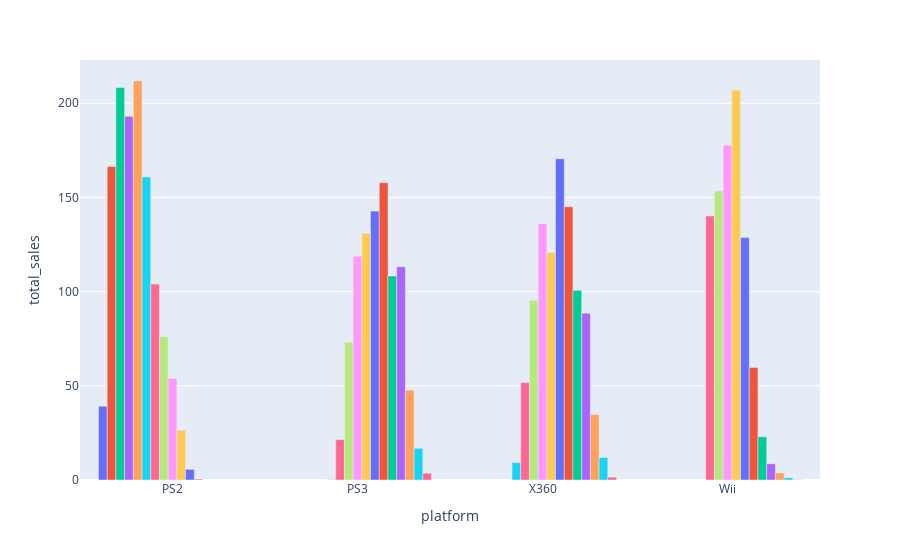

Here is the notebook cell this chart was saved with:
### Code cell
df_games_most_sale_console_pivot['year_of_release'] = df_games_most_sale_console_pivot['year_of_release'].astype(str)
fig = px.bar(df_games_most_sale_console_pivot, x='platform', y='total_sales', barmode='group', color='year_of_release')
fig.update_traces(showlegend=False)
fig.show()

### Figure 1 — Plotly figure (JSON) as saved in the notebook; plotly's stock layout.template omitted (floating-point values rounded to 4 significant figures)
{"data": [{"alignmentgroup": "True", "hovertemplate": "year_of_release=2000<br>platform=%{x}<br>total_sales=%{y}<extra></extra>", "legendgroup": "2000", "marker": {"color": "#636efa", "pattern": {"shape": ""}}, "name": "2000", "offsetgroup": "2000", "orientation": "v", "showlegend": false, "textposition": "auto", "type": "bar", "x": ["PS2"], "xaxis": "x", "y": [39.17], "yaxis": "y"}, {"alignmentgroup": "True", "hovertemplate": "year_of_release=2001<br>platform=%{x}<br>total_sales=%{y}<extra></extra>", "legendgroup": "2001", "marker": {"color": "#EF553B", "pattern": {"shape": ""}}, "name": "2001", "offsetgroup": "2001", "orientation": "v", "showlegend": false, "textposition": "auto", "type": "bar", "x": ["PS2"], "xaxis": "x", "y": [166.4], "yaxis": "y"}, {"alignmentgroup": "True", "hovertemplate": "year_of_release=2002<br>platform=%{x}<br>total_sales=%{y}<extra></extra>", "legendgroup": "2002", "marker": {"color": "#00cc96", "pattern": {"shape": ""}}, "name": "2002", "offsetgroup": "2002", "orientation": "v", "showlegend": false, "textposition": "auto", "type": "bar", "x": ["PS2"], "xaxis": "x", "y": [208.4], "yaxis": "y"}, {"alignmentgroup": "True", "hovertemplate": "year_of_release=2003<br>platform=%{x}<br>total_sales=%{y}<extra></extra>", "legendgroup": "2003", "marker": {"color": "#ab63fa", "pattern": {"shape": ""}}, "name": "2003", "offsetgroup": "2003", "orientation": "v", "showlegend": false, "textposition": "auto", "type": "bar", "x": ["PS2"], "xaxis": "x", "y": [193.1], "yaxis": "y"}, {"alignmentgroup": "True", "hovertemplate": "year_of_release=2004<br>platform=%{x}<br>total_sales=%{y}<extra></extra>", "legendgroup": "2004", "marker": {"color": "#FFA15A", "pattern": {"shape": ""}}, "name": "2004", "offsetgroup": "2004", "orientation": "v", "showlegend": false, "textposition": "auto", "type": "bar", "x": ["PS2"], "xaxis": "x", "y": [211.8], "yaxis": "y"}, {"alignmentgroup": "True", "hovertemplate": "year_of_release=2005<br>platform=%{x}<br>total_sales=%{y}<extra></extra>", "legendgroup": "2005", "marker": {"color": "#19d3f3", "pattern": {"shape": ""}}, "name": "2005", "offsetgroup": "2005", "orientation": "v", "showlegend": false, "textposition": "auto", "type": "bar", "x": ["PS2", "PS3", "X360"], "xaxis": "x", "y": [160.9, 0.19, 9.22], "yaxis": "y"}, {"alignmentgroup": "True", "hovertemplate": "year_of_release=2006<br>platform=%{x}<br>total_sales=%{y}<extra></extra>", "legendgroup": "2006", "marker": {"color": "#FF6692", "pattern": {"shape": ""}}, "name": "2006", "offsetgroup": "2006", "orientation": "v", "showlegend": false, "textposition": "auto", "type": "bar", "x": ["PS2", "PS3", "Wii", "X360"], "xaxis": "x", "y": [104.0, 21.44, 140.2, 51.79], "yaxis": "y"}, {"alignmentgroup": "True", "hovertemplate": "year_of_release=2007<br>platform=%{x}<br>total_sales=%{y}<extra></extra>", "legendgroup": "2007", "marker": {"color": "#B6E880", "pattern": {"shape": ""}}, "name": "2007", "offsetgroup": "2007", "orientation": "v", "showlegend": false, "textposition": "auto", "type": "bar", "x": ["PS2", "PS3", "Wii", "X360"], "xaxis": "x", "y": [76.1, 73.19, 153.4, 95.41], "yaxis": "y"}, {"alignmentgroup": "True", "hovertemplate": "year_of_release=2008<br>platform=%{x}<br>total_sales=%{y}<extra></extra>", "legendgroup": "2008", "marker": {"color": "#FF97FF", "pattern": {"shape": ""}}, "name": "2008", "offsetgroup": "2008", "orientation": "v", "showlegend": false, "textposition": "auto", "type": "bar", "x": ["PS2", "PS3", "Wii", "X360"], "xaxis": "x", "y": [53.9, 118.8, 177.7, 136.1], "yaxis": "y"}, {"alignmentgroup": "True", "hovertemplate": "year_of_release=2009<br>platform=%{x}<br>total_sales=%{y}<extra></extra>", "legendgroup": "2009", "marker": {"color": "#FECB52", "pattern": {"shape": ""}}, "name": "2009", "offsetgroup": "2009", "orientation": "v", "showlegend": false, "textposition": "auto", "type": "bar", "x": ["PS2", "PS3", "Wii", "X360"], "xaxis": "x", "y": [26.4, 130.9, 207.0, 120.8], "yaxis": "y"}, {"alignmentgroup": "True", "hovertemplate": "year_of_release=2010<br>platform=%{x}<br>total_sales=%{y}<extra></extra>", "legendgroup": "2010", "marker": {"color": "#636efa", "pattern": {"shape": ""}}, "name": "2010", "offsetgroup": "2010", "orientation": "v", "showlegend": false, "textposition": "auto", "type": "bar", "x": ["PS2", "PS3", "Wii", "X360"], "xaxis": "x", "y": [5.64, 142.7, 128.7, 170.6], "yaxis": "y"}, {"alignmentgroup": "True", "hovertemplate": "year_of_release=2011<br>platform=%{x}<br>total_sales=%{y}<extra></extra>", "legendgroup": "2011", "marker": {"color": "#EF553B", "pattern": {"shape": ""}}, "name": "2011", "offsetgroup": "2011", "orientation": "v", "showlegend": false, "textposition": "auto", "type": "bar", "x": ["PS2", "PS3", "Wii", "X360"], "xaxis": "x", "y": [0.45, 157.8, 59.7, 145.1], "yaxis": "y"}, {"alignmentgroup": "True", "hovertemplate": "year_of_release=2012<br>platform=%{x}<br>total_sales=%{y}<extra></extra>", "legendgroup": "2012", "marker": {"color": "#00cc96", "pattern": {"shape": ""}}, "name": "2012", "offsetgroup": "2012", "orientation": "v", "showlegend": false, "textposition": "auto", "type": "bar", "x": ["PS3", "Wii", "X360"], "xaxis": "x", "y": [108.3, 22.94, 100.7], "yaxis": "y"}, {"alignmentgroup": "True", "hovertemplate": "year_of_release=2013<br>platform=%{x}<br>total_sales=%{y}<extra></extra>", "legendgroup": "2013", "marker": {"color": "#ab63fa", "pattern": {"shape": ""}}, "name": "2013", "offsetgroup": "2013", "orientation": "v", "showlegend": false, "textposition": "auto", "type": "bar", "x": ["PS3", "Wii", "X360"], "xaxis": "x", "y": [113.2, 8.59, 88.58], "yaxis": "y"}, {"alignmentgroup": "True", "hovertemplate": "year_of_release=2014<br>platform=%{x}<br>total_sales=%{y}<extra></extra>", "legendgroup": "2014", "marker": {"color": "#FFA15A", "pattern": {"shape": ""}}, "name": "2014", "offsetgroup": "2014", "orientation": "v", "showlegend": false, "textposition": "auto", "type": "bar", "x": ["PS3", "Wii", "X360"], "xaxis": "x", "y": [47.76, 3.75, 34.74], "yaxis": "y"}, {"alignmentgroup": "True", "hovertemplate": "year_of_release=2015<br>platform=%{x}<br>total_sales=%{y}<extra></extra>", "legendgroup": "2015", "marker": {"color": "#19d3f3", "pattern": {"shape": ""}}, "name": "2015", "offsetgroup": "2015", "orientation": "v", "showlegend": false, "textposition": "auto", "type": "bar", "x": ["PS3", "Wii", "X360"], "xaxis": "x", "y": [16.82, 1.14, 11.96], "yaxis": "y"}, {"alignmentgroup": "True", "hovertemplate": "year_of_release=2016<br>platform=%{x}<br>total_sales=%{y}<extra></extra>", "legendgroup": "2016", "marker": {"color": "#FF6692", "pattern": {"shape": ""}}, "name": "2016", "offsetgroup": "2016", "orientation": "v", "showlegend": false, "textposition": "auto", "type": "bar", "x": ["PS3", "Wii", "X360"], "xaxis": "x", "y": [3.6, 0.18, 1.52], "yaxis": "y"}], "layout": {"barmode": "group", "legend": {"title": {"text": "year_of_release"}, "tracegroupgap": 0}, "margin": {"t": 60}, "xaxis": {"anchor": "y", "domain": [0, 1], "title": {"text": "platform"}}, "yaxis": {"anchor": "x", "domain": [0, 1], "title": {"text": "total_sales"}}}}
